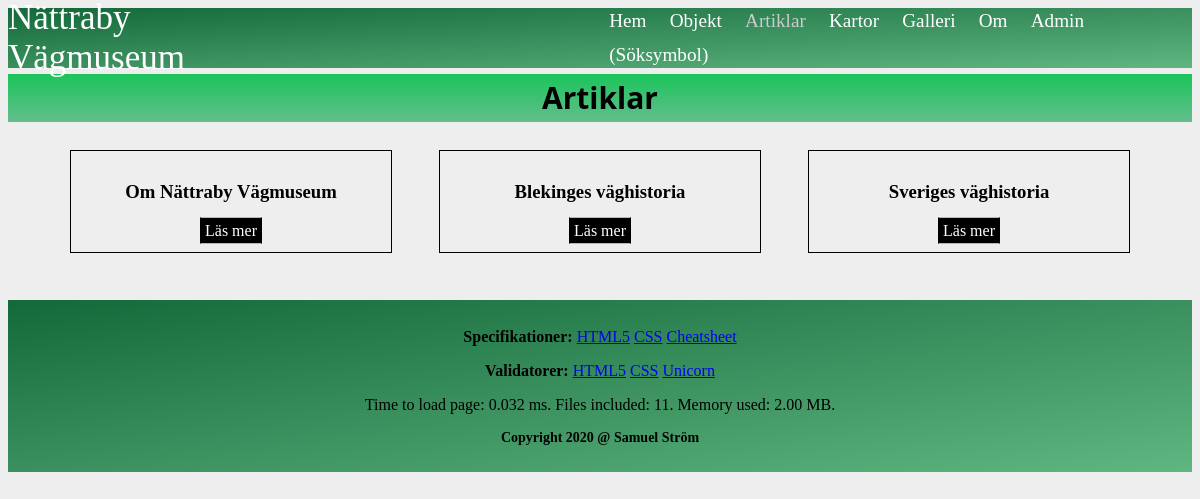
The app's page /article.php with its own data.
### tables this page shows
CREATE TABLE "article" (
	"id"	INTEGER NOT NULL,
	"name"	TEXT NOT NULL UNIQUE,
	"title"	TEXT NOT NULL,
	"data"	TEXT NOT NULL,
	"author"	TEXT NOT NULL,
	"gps"	TEXT,
	"mapImage"	TEXT,
	"image1"	TEXT,
	"image1Alt"	TEXT,
	"image1Text"	,
	"TEXT"	,
	"image2"	TEXT,
	"image2Alt"	TEXT,
	"image2Text"	TEXT,
	PRIMARY KEY("id")
);

### article.php (called while the page is built, shortened)
<?php
require __DIR__ . "/src/functions.php";
require __DIR__ . "/incl/header.php";
require __DIR__ . "/incl/multipage.php";
require __DIR__ . "/incl/footer.php";

### src/functions.php (called while the page is built, shortened)
<?php
function getAllArticles($db)
{
    $sql = "SELECT * FROM article WHERE id = 2 OR id = 18 OR id = 19";
    $stmt = $db->prepare($sql);
    $stmt->execute();
    return $stmt->fetchAll(PDO::FETCH_BOTH);
}
        ?>

### article/index.php (the view, shortened to what this page needs)
<?php
$result = getAllArticles($db);?>
<div class="flex-container-article">
    <?php foreach ($result as $row) {
        $name = htmlentities($row['name']);
    ?>
        <div class="flex-wrap-article">
            <h3><?= htmlentities($row['title']) ?></h3>
            <a href="?page=article-info&name=<?= $name ?>">Läs mer</a>
        </div>
    <?php
    }
    ?>
</div>

### css/style.css (style rules this page uses)
body { background: #eee; }
.flex-container-article { display: flex; flex-wrap: wrap; width: 100%; align-items: top; justify-content: center; }
.flex-container-article a { text-decoration: none; color: white; border: 1px solid black; background-color: black; border-top: 1px solid #9c9; border-bottom: 1px solid #9c9; padding: 4px; }
.flex-wrap-article { padding: 1%; margin: 1% 2%; width: 25%; text-align: center; border: solid 1px black; }

### records on screen
article: title "Om Nättraby Vägmuseum"
article: title "Blekinges väghistoria"
article: title "Sveriges väghistoria"

### other values on screen
$title "Artiklar"
$loadTime "0.032"
$numFiles "11"
$memoryUsed "2.00 MB"
